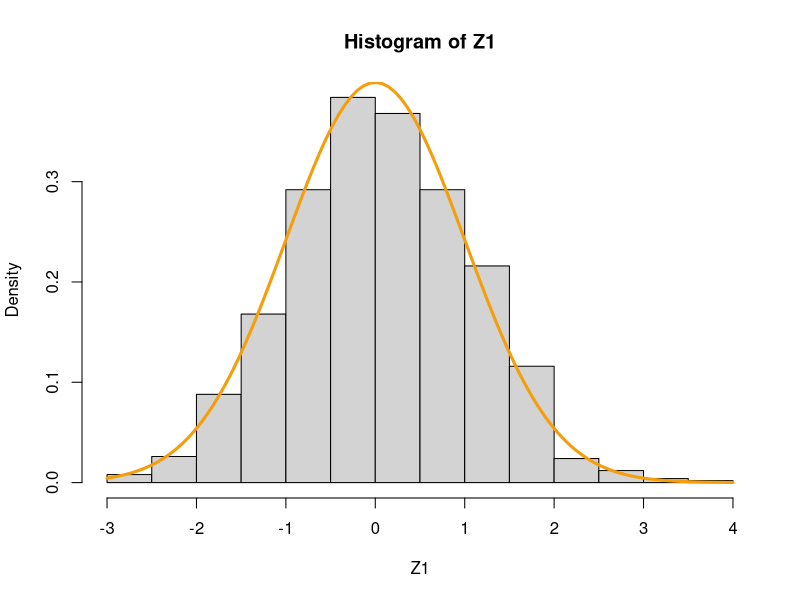
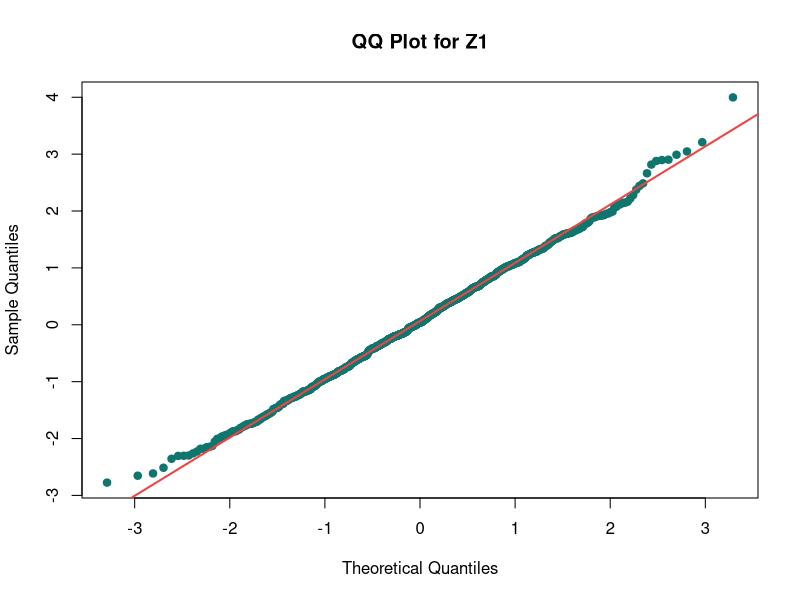
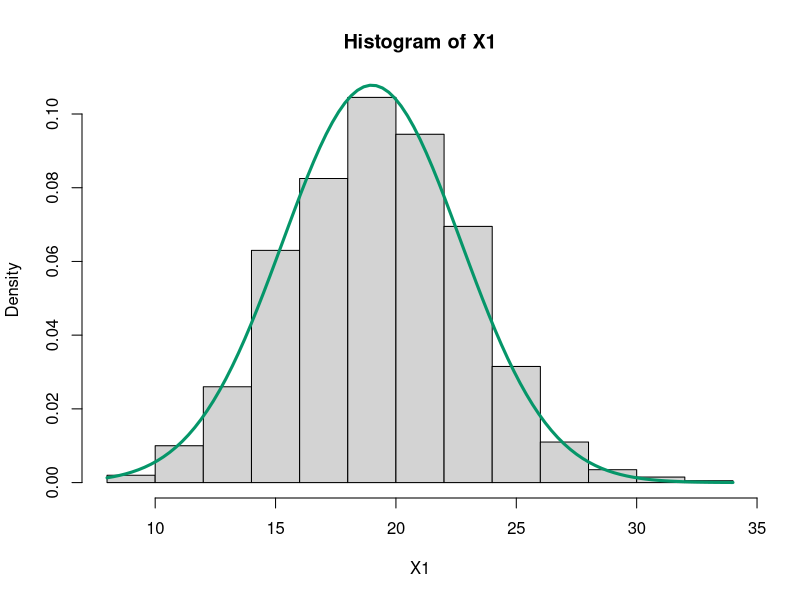

R code for these plots, in order:
## ---- chunk 1
knitr::opts_chunk$set(echo = TRUE, digits = 2)
knitr::knit_hooks$set(inline = function(x) {
  if(is.numeric(x)) {
    round(x, 2)
  }
})
## ---- chunk 2
set.seed(42)

mu <- 0    
sigma <- 1 
U <- runif(1000, 0, 1)
cauchy_sim <- mu + sigma * tan(pi * (U - 0.5))
t_sim <- qt(U, df = 10)

head(data.frame(Uniform=U, Cauchy=cauchy_sim, T_Student=t_sim))
## ---- chunk 3
set.seed(42)

U1 <- runif(1000)
U2 <- runif(1000)


Z1 <- sqrt(-2 * log(U1)) * cos(2 * pi * U2)
Z2 <- sqrt(-2 * log(U1)) * sin(2 * pi * U2)


hist(Z1, prob=TRUE)
curve(dnorm(x, mean=0, sd=1), add=TRUE, col="#f59e0b", lwd=3)


qqnorm(Z1, col="#0f766e", pch=19, main="QQ Plot for Z1")
qqline(Z1, col = "#ef4444", lwd = 2)


shapiro.test(Z1)

## ---- chunk 4
# Linear transformation: mean 19 and standard deviation 3.7
X1 <- 3.7 * Z1 + 19


hist(X1, prob=TRUE)
curve(dnorm(x, mean=19, sd=3.7), add=TRUE, col="#059669", lwd=3)
shapiro.test(X1)
